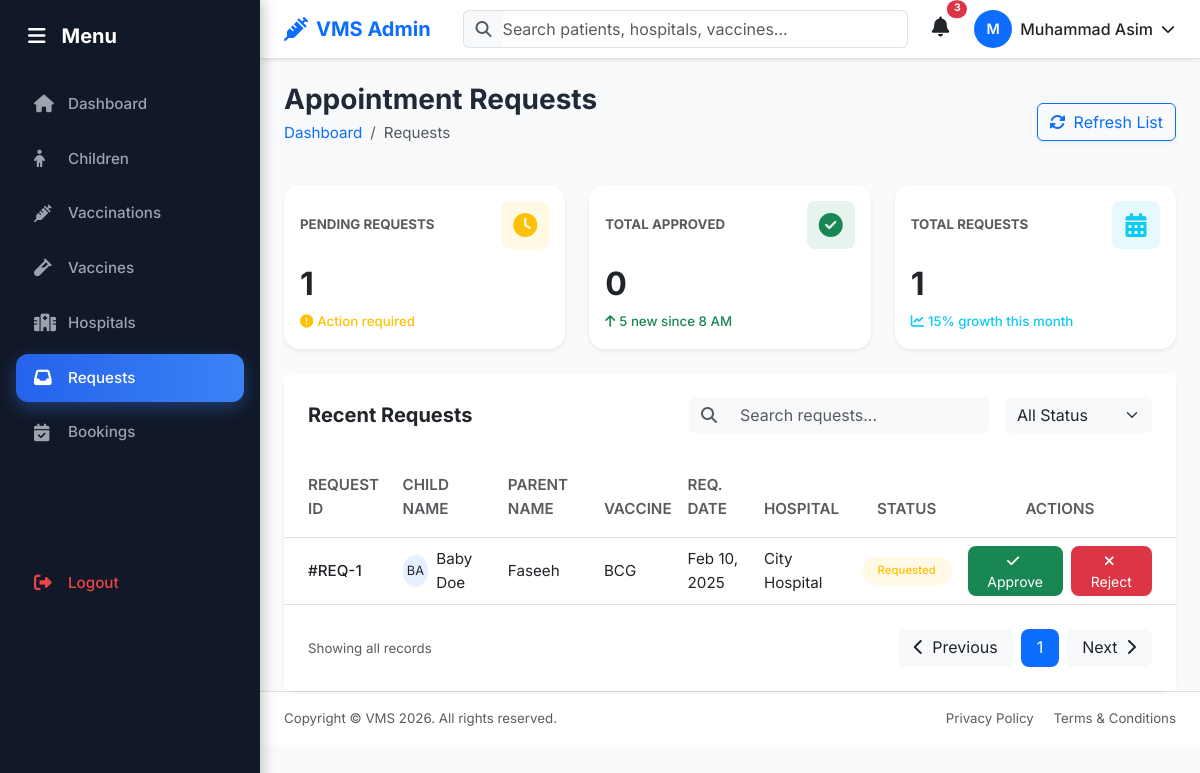
/admin/requests/appointment_requests.php (signed in), run on an earlier commit of the app's database.
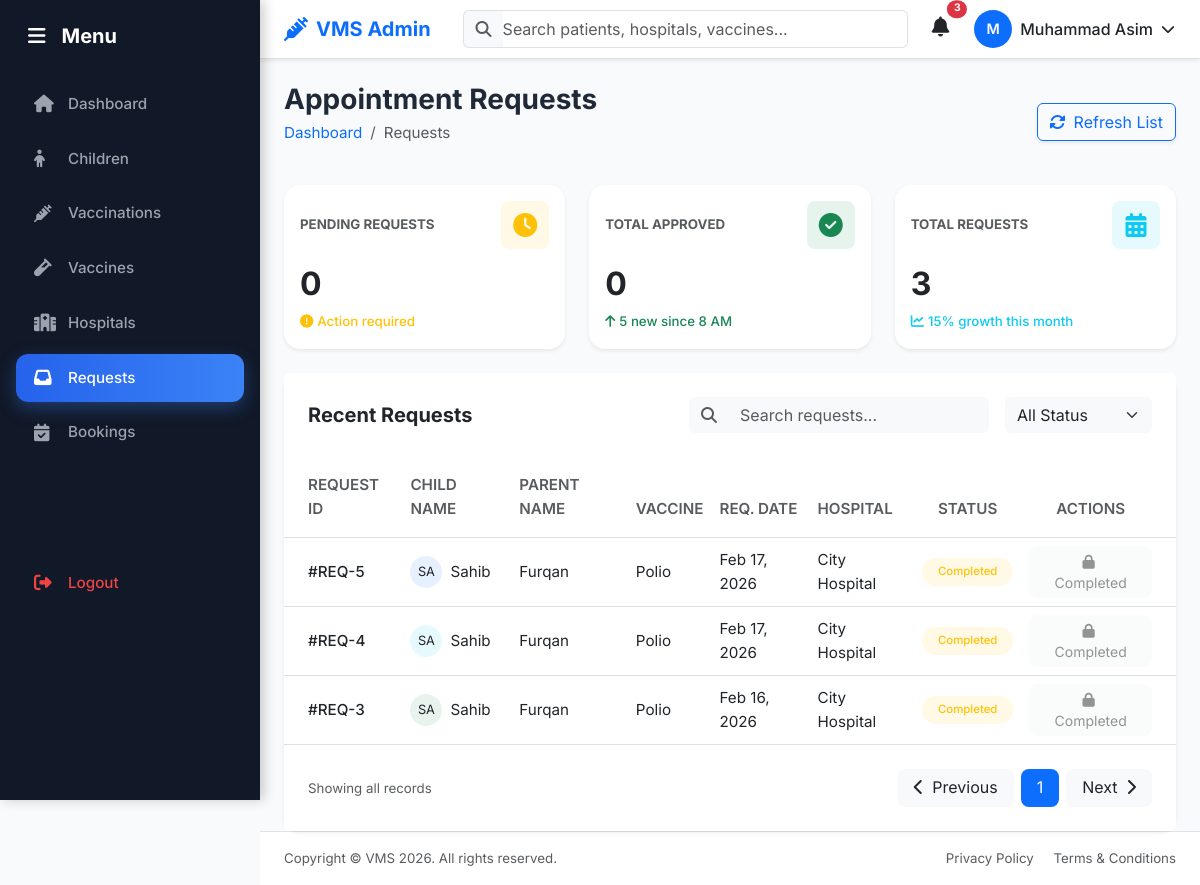
And on a later commit of the database.
### tables this page shows
CREATE TABLE `appointments` (
  `id` int(11) NOT NULL,
  `parent_id` int(11) NOT NULL,
  `hospital_id` int(11) NOT NULL,
  `child_id` int(11) NOT NULL,
  `vaccine_id` int(11) NOT NULL,
  `dose_number` int(11) DEFAULT NULL,
  `appointment_date` datetime NOT NULL,
  `status` enum('requested','approved','rejected','completed') NOT NULL DEFAULT 'requested',
  `created_at` timestamp NOT NULL DEFAULT current_timestamp()
);

CREATE TABLE `children` (
  `id` int(11) NOT NULL,
  `parent_id` int(11) NOT NULL,
  `name` varchar(100) NOT NULL,
  `date_of_birth` date NOT NULL,
  `gender` enum('Male','Female','Other') NOT NULL,
  `blood_group` varchar(5) DEFAULT NULL,
  `created_at` timestamp NOT NULL DEFAULT current_timestamp()
);

CREATE TABLE `users` (
  `id` int(11) NOT NULL,
  `name` varchar(100) NOT NULL,
  `email` varchar(100) NOT NULL,
  `password` varchar(255) NOT NULL,
  `role` enum('admin','parent','hospital') NOT NULL,
  `status` enum('active','inactive') NOT NULL DEFAULT 'active',
  `created_at` timestamp NOT NULL DEFAULT current_timestamp()
);

CREATE TABLE `vaccines` (
  `id` int(11) NOT NULL,
  `vaccine_name` varchar(100) NOT NULL,
  `total_dose` int(11) NOT NULL,
  `target_age_group` varchar(100) NOT NULL,
  `description` text DEFAULT NULL,
  `availability_status` enum('available','unavailable') NOT NULL DEFAULT 'available',
  `created_at` timestamp NOT NULL DEFAULT current_timestamp()
);

CREATE TABLE `hospitals` (
  `id` int(11) NOT NULL,
  `user_id` int(11) NOT NULL,
  `hospital_name` varchar(150) NOT NULL,
  `registration_no` varchar(50) NOT NULL,
  `phone` varchar(20) NOT NULL,
  `address` text NOT NULL,
  `status` enum('approved','pending','rejected') NOT NULL DEFAULT 'pending',
  `created_at` timestamp NOT NULL DEFAULT current_timestamp()
);

### admin/requests/appointment_requests.php (the view, shortened to what the changed rows need)
<?php
include '../../config/db.php';
include '../includes/header.php';
$stmt_requests = $conn->prepare("SELECT r.id, c.name AS child_name, u.name AS parent_name, v.vaccine_name, r.appointment_date, h.hospital_name, r.status FROM appointments r JOIN children c ON r.child_id = c.id JOIN parents p ON r.parent_id = p.id JOIN users u ON p.user_id = u.id JOIN vaccines v ON r.vaccine_id = v.id JOIN hospitals h ON r.hospital_id = h.id ORDER BY r.created_at DESC");
$stmt_requests->execute();
$result_requests = $stmt_requests->get_result();
$stmt_cards = $conn->prepare("SELECT COUNT(*) AS total_requests, SUM(status = 'approved') AS total_approved, SUM(status = 'requested') AS total_pending FROM appointments");
$stmt_cards->execute();
$result_cards = $stmt_cards->get_result()->fetch_assoc();
$total_requests = $result_cards['total_requests'];
$total_approved = $result_cards['total_approved'];
$total_pending  = $result_cards['total_pending'];
?>
<main class="main-content">
    <div class="container-fluid px-4">
        <div class="row g-4 mb-4">
            <div class="col-12 col-sm-6 col-lg-4">
                <div class="card border-0 shadow-sm h-100 rounded-4">
                    <div class="card-body">
                        <div class="d-flex justify-content-between align-items-center mb-3">
                            <h6 class="card-title text-muted text-uppercase mb-0 small fw-bold">Pending Requests</h6>
                            <div class="bg-warning bg-opacity-10 text-warning rounded-3 p-2 d-flex align-items-center justify-content-center" style="width: 48px; height: 48px;">
                            </div>
                        </div>
                        <h2 class="fw-bold mb-2"><?= $total_pending ?></h2>
                        <div class="d-flex align-items-center text-warning small fw-medium">
                            <i class="fas fa-exclamation-circle me-1"></i>
                            <span>Action required</span>
                        </div>
                    </div>
                </div>
            </div>
            <div class="col-12 col-sm-6 col-lg-4">
                <div class="card border-0 shadow-sm h-100 rounded-4">
                    <div class="card-body">
                        <h2 class="fw-bold mb-2"><?= $total_approved ?></h2>
                    </div>
                </div>
            </div>
            <div class="col-12 col-sm-6 col-lg-4">
                <div class="card border-0 shadow-sm h-100 rounded-4">
                    <div class="card-body">
                        <div class="d-flex justify-content-between align-items-center mb-3">
                            <h6 class="card-title text-muted text-uppercase mb-0 small fw-bold">Total Requests</h6>
                            <div class="bg-info bg-opacity-10 text-info rounded-3 p-2 d-flex align-items-center justify-content-center" style="width: 48px; height: 48px;">
                            </div>
                        </div>
                        <h2 class="fw-bold mb-2"><?= $total_requests ?></h2>
                        <div class="d-flex align-items-center text-info small fw-medium">
                            <i class="fas fa-chart-line me-1"></i>
                            <span>15% growth this month</span>
                        </div>
                    </div>
                </div>
            </div>
        </div>
        <div class="card border-0 shadow-sm rounded-4">
            <div class="card-body p-0">
                <div class="table-responsive">
                    <table class="table table-hover align-middle mb-0" id="requestsTable">
                        <thead class="bg-light">
                            <tr>
                                <th class="ps-4 py-3 text-muted fw-semibold">REQUEST ID</th>
                                <th class="py-3 text-muted fw-semibold">CHILD NAME</th>
                                <th class="py-3 text-muted fw-semibold">PARENT NAME</th>
                                <th class="py-3 text-muted fw-semibold">VACCINE</th>
                                <th class="py-3 text-muted fw-semibold">REQ. DATE</th>
                                <th class="py-3 text-muted fw-semibold">HOSPITAL</th>
                                <th class="py-3 text-muted fw-semibold text-center">STATUS</th>
                                <th class="pe-4 py-3 text-center text-muted fw-semibold">ACTIONS</th>
                            </tr>
                        </thead>
                        <tbody>
                            <?php if ($result_requests->num_rows > 0): ?>
                            <?php while ($row = $result_requests->fetch_assoc()):
                                $status_badge = '';
                                switch(strtolower($row['status'])) {
                                    default: $status_badge = 'bg-warning bg-opacity-10 text-warning'; break;
                                }
                                $initials = strtoupper(substr($row['child_name'], 0, 2));
                                $avatar_colors = ['bg-primary', 'bg-success', 'bg-info', 'bg-warning', 'bg-danger'];
                                $avatar_bg = $avatar_colors[array_rand($avatar_colors)];
                            ?>
                            <tr class="request-row" data-status="<?= strtolower($row['status']) ?>">
                                <td class="ps-4 fw-medium">#REQ-<?= $row['id'] ?></td>
                                <td>
                                    <div class="d-flex align-items-center">
                                        <div class="rounded-circle <?= $avatar_bg ?> bg-opacity-10 text-dark d-flex align-items-center justify-content-center me-2" style="width: 32px; height: 32px; font-size: 0.8rem;"><?= $initials ?></div>
                                        <span class="search-target"><?= htmlspecialchars($row['child_name']) ?></span>
                                    </div>
                                </td>
                                <td class="search-target"><?= htmlspecialchars($row['parent_name']) ?></td>
                                <td class="search-target"><?= htmlspecialchars($row['vaccine_name']) ?></td>
                                <td><?= date('M d, Y', strtotime($row['appointment_date'])) ?></td>
                                <td class="search-target"><?= htmlspecialchars($row['hospital_name']) ?></td>
                                <td class="text-center">
                                    <span class="badge rounded-pill <?= $status_badge ?> px-3 py-2 fw-medium"><?= ucfirst($row['status']) ?></span>
                                </td>
                                <td class="pe-4 text-center">
                                    <?php if (strtolower($row['status']) === 'requested' || strtolower($row['status']) === 'pending'): ?>
                                    <div class="d-flex justify-content-center gap-2">
                                        <button class="btn btn-sm btn-success rounded-3 px-3 shadow-none border-0" data-bs-toggle="modal" data-bs-target="#approveModal" onclick="setRequestId(<?= $row['id'] ?>)">
                                            <i class="fas fa-check me-1"></i> Approve
                                        </button>
                                        <button class="btn btn-sm btn-danger rounded-3 px-3 shadow-none border-0" data-bs-toggle="modal" data-bs-target="#rejectModal" onclick="setRequestId(<?= $row['id'] ?>)">
                                            <i class="fas fa-times me-1"></i> Reject
                                        </button>
                                    </div>
                                    <?php else: ?>
                                        <button class="btn btn-sm btn-light text-muted rounded-3 px-3" disabled>
                                            <i class="fas fa-lock me-1"></i> <?= ucfirst($row['status']) ?>
                                        </button>
                                    <?php endif; ?>
                                </td>
                            </tr>
                            <?php endwhile; ?>
                            <?php else: ?>
                                <tr><td colspan="8" class="text-center py-4 text-muted">No appointment requests found.</td></tr>
                            <?php endif; ?>
                        </tbody>
                    </table>
                </div>
            </div>
        </div>
    </div>
</main>
<?php include '../includes/footer.php'; ?>

What changed in the data, as far as the page shows it:
removed appointments: id "1", child.name "BA", child.name "Baby Doe", users.name "Faseeh", vaccine.vaccine_name "BCG", appointment_date "Feb 10, 2025", hospital.hospital_name "City Hospital", status "Requested"
added appointments: id "5", child.name "SA", child.name "Sahib", users.name "Furqan", vaccine.vaccine_name "Polio", appointment_date "Feb 17, 2026", hospital.hospital_name "City Hospital", status "Completed"
added appointments: id "4", child.name "SA", child.name "Sahib", users.name "Furqan", vaccine.vaccine_name "Polio", appointment_date "Feb 17, 2026", hospital.hospital_name "City Hospital", status "Completed"
added appointments: id "3", child.name "SA", child.name "Sahib", users.name "Furqan", vaccine.vaccine_name "Polio", appointment_date "Feb 16, 2026", hospital.hospital_name "City Hospital", status "Completed"
Also different on the page:
$total_pending: "1" → "0"
$total_requests: "1" → "3"
